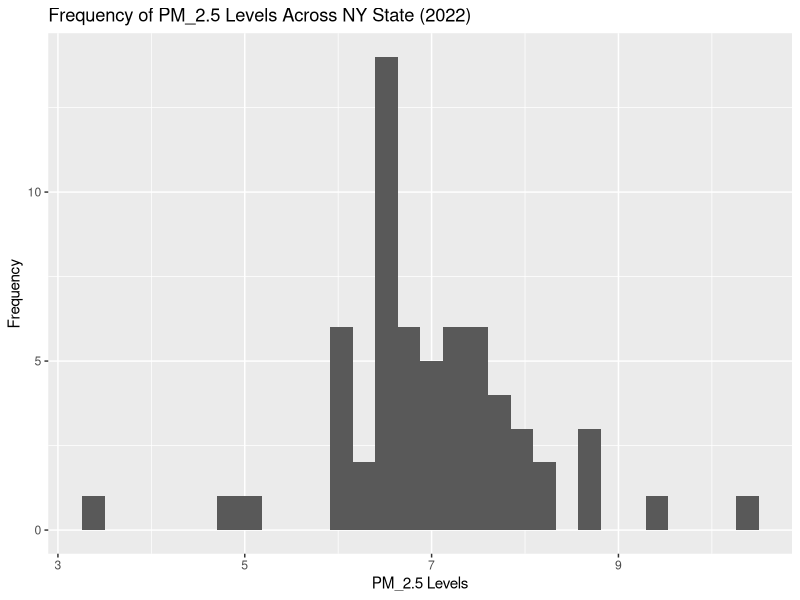

Generate this figure with R:
## ---- chunk 1

## loading data

library(tidyverse)

education <- read_csv("Education.csv")
airQuality <- read_csv("airQuality.csv")
popDensity <- read_csv("popDensity.csv")
poverty <- read_csv("poverty.csv")
unemployment <- read_csv("unemploymentAndIncome.csv")


## ---- chunk 2

airQuality |>
  ggplot(mapping = aes(x = PM)) +
  geom_histogram() +
  labs(x = "PM_2.5 Levels",
       y = "Frequency",
       title = "Frequency of PM_2.5 Levels Across NY State (2022)")
